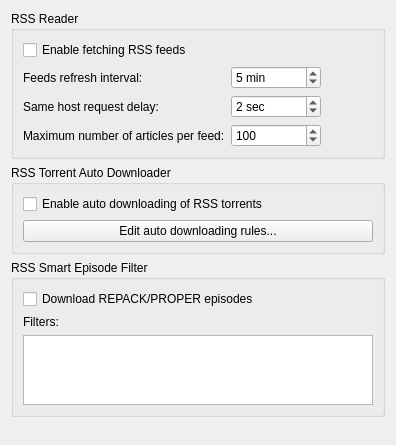
          <widget class="QWidget" name="scrollAreaWidgetContents_5">
           <property name="geometry">
            <rect>
             <x>0</x>
             <y>0</y>
             <width>396</width>
             <height>445</height>
            </rect>
           </property>
           <layout class="QVBoxLayout" name="verticalLayout_27">
            <item>
             <widget class="QGroupBox" name="groupRSSReader">
              <property name="title">
               <string>RSS Reader</string>
              </property>
              <layout class="QVBoxLayout" name="verticalLayout_26">
               <item>
                <widget class="QCheckBox" name="checkRSSEnable">
                 <property name="text">
                  <string>Enable fetching RSS feeds</string>
                 </property>
                </widget>
               </item>
               <item>
                <layout class="QGridLayout" name="gridLayout_5">
                 <item row="0" column="0">
                  <widget class="QLabel" name="label_111">
                   <property name="text">
                    <string>Feeds refresh interval:</string>
                   </property>
                  </widget>
                 </item>
                 <item row="0" column="1">
                  <widget class="QSpinBox" name="spinRSSRefreshInterval">
                   <property name="suffix">
                    <string> min</string>
                   </property>
                   <property name="minimum">
                    <number>1</number>
                   </property>
                   <property name="maximum">
                    <number>999999</number>
                   </property>
                   <property name="value">
                    <number>5</number>
                   </property>
                  </widget>
                 </item>
                 <item row="0" column="2">
                  <spacer name="horizontalSpacer_6">
                   <property name="orientation">
                    <enum>Qt::Orientation::Horizontal</enum>
                   </property>
                   <property name="sizeHint" stdset="0">
                    <size>
                     <width>40</width>
                     <height>20</height>
                    </size>
                   </property>
                  </spacer>
                 </item>
                 <item row="1" column="0">
                  <widget class="QLabel" name="labelRSSFetchDelay">
                   <property name="text">
                    <string>Same host request delay:</string>
                   </property>
                  </widget>
                 </item>
                 <item row="1" column="1">
                  <widget class="QSpinBox" name="spinRSSFetchDelay">
                   <property name="suffix">
                    <string> sec</string>
                   </property>
                   <property name="maximum">
                    <number>2147483646</number>
                   </property>
                   <property name="value">
                    <number>2</number>
                   </property>
                  </widget>
                 </item>
                 <item row="2" column="0">
                  <widget class="QLabel" name="label_12">
                   <property name="text">
                    <string>Maximum number of articles per feed:</string>
                   </property>
                  </widget>
                 </item>
                 <item row="2" column="1">
                  <widget class="QSpinBox" name="spinRSSMaxArticlesPerFeed">
                   <property name="maximum">
                    <number>2147483646</number>
                   </property>
                   <property name="value">
                    <number>100</number>
                   </property>
                  </widget>
                 </item>
                </layout>
               </item>
              </layout>
             </widget>
            </item>
            <item>
             <widget class="QGroupBox" name="groupRSSAutoDownloader">
              <property name="title">
               <string>RSS Torrent Auto Downloader</string>
              </property>
              <layout class="QVBoxLayout" name="verticalLayout_21">
               <item>
                <widget class="QCheckBox" name="checkRSSAutoDownloaderEnable">
                 <property name="text">
                  <string>Enable auto downloading of RSS torrents</string>
                 </property>
                </widget>
               </item>
               <item>
                <widget class="QPushButton" name="btnEditRules">
                 <property name="text">
                  <string>Edit auto downloading rules...</string>
                 </property>
                </widget>
               </item>
              </layout>
             </widget>
            </item>
            <item>
             <widget class="QGroupBox" name="groupRSSSmartEpisodeFilter">
              <property name="title">
               <string>RSS Smart Episode Filter</string>
              </property>
              <layout class="QVBoxLayout" name="verticalLayout_31">
               <item>
                <widget class="QCheckBox" name="checkSmartFilterDownloadRepacks">
                 <property name="text">
                  <string>Download REPACK/PROPER episodes</string>
                 </property>
                </widget>
               </item>
               <item>
                <widget class="QLabel" name="label_5">
                 <property name="text">
                  <string>Filters:</string>
                 </property>
                </widget>
               </item>
               <item>
                <widget class="QPlainTextEdit" name="textSmartEpisodeFilters">
                 <property name="tabChangesFocus">
                  <bool>true</bool>
                 </property>
                </widget>
               </item>
              </layout>
             </widget>
            </item>
            <item>
             <spacer name="verticalSpacer_5">
              <property name="orientation">
               <enum>Qt::Orientation::Vertical</enum>
              </property>
              <property name="sizeHint" stdset="0">
               <size>
                <width>20</width>
                <height>200</height>
               </size>
              </property>
             </spacer>
            </item>
           </layout>
          </widget>
